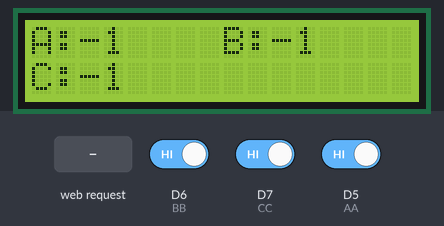
Simulated run of this sketch. Board: ESP8266 (NodeMCU). On the bench: 16×2 character LCD. The test bench sets the inputs (shaded band); at power-on: D6 (BB) HIGH, D7 (CC) HIGH, D5 (AA) HIGH. WiFi joins after 1.5 s; servers stay silent unless stated; EEPROM starts erased; what the sketch prints to the serial monitor is not drawn.

Above: at 1.2 s.
1.3 s: HTTP request GET /action_page received
At 2.7 s:
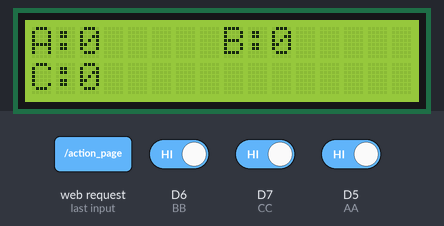
3.0 s: D6 (BB) driven LOW
At 3.5 s:
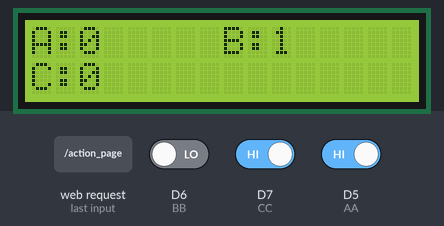
4.5 s: D7 (CC) driven LOW
At 5.3 s:
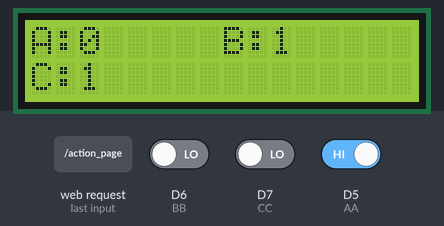
6.0 s: D5 (AA) driven LOW
At 7.2 s:
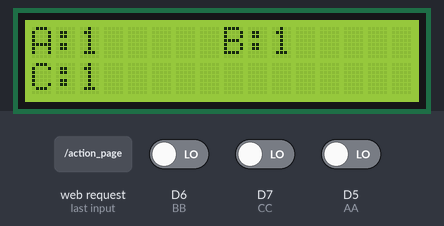
7.5 s: HTTP request GET /action_page?phaa=1 received
At 8.0 s:
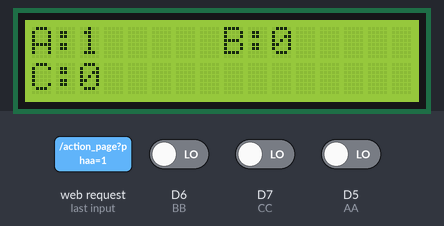
Timing chart, 0 to 10.1 s (numbered marks = the images above; inputs shaded):
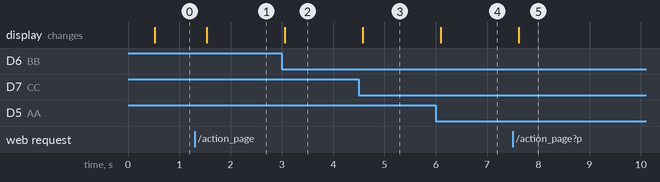

Measured:
- after the input at 1.3 s, the display: changes after 0.23 s (image 1)
- after the input at 3.0 s, the display: changes after 0.05 s (image 2)
- after the input at 4.5 s, the display: changes after 0.07 s (image 3)
- after the input at 6.0 s, the display: changes after 0.09 s (image 4)
- after the input at 7.5 s, the display: changes after 0.12 s (image 5)

The sketch:

Bo_dem.ino
```cpp
#include <ESP8266WiFi.h>
#include <WiFiClient.h>
#include <ESP8266WebServer.h>
#include <EEPROM.h>
#include <Wire.h>
#include <LiquidCrystal_I2C.h>


const char MAIN_page[] PROGMEM = R"=====(
<!DOCTYPE html>
<html>
<head>
  <meta http-equiv="Content-Type" content="text/html; charset=UTF-8"/>
</head>
<body>
<center>
<h1>CÀI ĐẶT CHỈ SỐ BAN ĐẦU<h1>
<h3>
<form action="/action_page">
  PHA A:<br>
  <input type="text" name="phaa" value=>
  <br>
  PHA B:<br>
  <input type="text" name="phab" value=>
  <br>
  PHA C:<br>
  <input type="text" name="phac" value=>
  <br><br>
  <input type="submit" value="CÀI ĐẶT">
</form>
<h3>
</center>
</body>
</html>
)=====";

//SSID and Password of your WiFi router
const char* ssid = "K506";
const char* password = "";

unsigned long previousMillis = 0;
const long interval = 500;


//bien tam
int tempA = 0;
int tempB = 0;
int tempC = 0;

//Input contact MC
const int AA = D5;
const int BB = D6;
const int CC = D7;

//Counter MC
short countA;
short countB;
short countC;

//Status contact MC
bool statusA;
bool statusB;
bool statusC;

LiquidCrystal_I2C lcd(0x27,16,2);
ESP8266WebServer server(80); //Server on port 80

//===============================================================
// This routine is executed when you open its IP in browser
//===============================================================
void handleRoot() {
 String s = MAIN_page; //Read HTML contents
 server.send(200, "text/html", s); //Send web page
}
//===============================================================
// This routine is executed when you press submit
//===============================================================
void handleForm() {

//Xoa EEFROM
// for (int i = 0; i < 512; ++i) {
//    EEPROM.write(i, 0);
//  }
//  EEPROM.commit();

 String phaseA = server.arg("phaa");
 String phaseB = server.arg("phab");
 String phaseC = server.arg("phac");
 Serial.print("PHA A:");
 Serial.println(phaseA);

 Serial.print("PHA B:");
 Serial.println(phaseB);

 Serial.print("PHA C:");
 Serial.println(phaseC);

 countA = phaseA.toInt();
 countB = phaseB.toInt();
 countC = phaseC.toInt();

  EEPROM.put(0, countA);
  EEPROM.put(2, countB);
  EEPROM.put(4, countC);
 EEPROM.commit();

 String s = "<a href='/'> Go Back </a>";
 server.send(200, "text/html", s); //Send web page
}

void chiso(){

 String s = "";
  s += "<head>";
  s += "<meta http-equiv=\"Content-Type\" content=\"text/html; charset=UTF-8\"/>";
  s += "</head>";
  s += "<center>";
  s += "<h1>CHỈ SỐ MC";
  s += "<br>";
  s += "<table border = \"1\" ; bgcolor = \"#ffff00\">";
  s += "<tr>";
  s += "<th width = \"150px\" ; align = \"center\">";
  s += "<p>Pha A</p>";
  s += "</th>";
  s += "<th width = \"150px\" ; align = \"center\">";
  s += "<p>Pha B</p>";
  s += "</th>";
  s += "<th width = \"150px\" ; align = \"center\">";
  s += "<p>Pha C</p>";
  s += "</th>";
  s += "</tr>";
  s += "<tr>";
  s += "<th width = \"150px\" ; align = \"center\">";
  s += "<p>" + String(countA)+ "</p>";
  s += "</th>";
  s += "<th width = \"150px\" ; align = \"center\">";
  s += "<p>" + String(countB)+ "</p>";
  s += "</th>";
  s += "<th width = \"150px\" ; align = \"center\">";
  s += "<p>" + String(countC)+ "</p>";
  s += "</th>";
  s += "</tr>";
  s += "</table>";
  s += "</h1>";
  s += "</center>";
   server.send(200, "text/html", s); //Send web page
  }
//==============================================================
//                  SETUP
//==============================================================
void setup(void){
  Serial.begin(9600);
  EEPROM.begin(512);  //Initialize EEPROM

  digitalWrite(AA, 1);
  digitalWrite(BB, 1);
  digitalWrite(CC, 1);

 EEPROM.get(0,countA);
 EEPROM.get(2,countB);
 EEPROM.get(4,countC);

  Wire.begin(4, 5);           //Bắt đầu 2 chân4 SDA và chân5 SCK của I2C
  lcd.init();
  lcd.backlight();
  lcd.clear();

  //WiFi.begin(ssid, password);     //Connect to your WiFi router
  Serial.println("");
  WiFi.softAP(ssid, password);

  // Wait for connection
 // while (WiFi.status() != WL_CONNECTED) {
  //  delay(500);
 //   Serial.print(".");
  //}

  //If connection successful show IP address in serial monitor
  Serial.println("");
  Serial.print("Connected to ");
  Serial.println("WiFi");
  Serial.print("IP address: ");
  Serial.println(WiFi.localIP());  //IP address assigned to your ESP

  server.on("/setup", handleRoot);      //Which routine to handle at root location
  server.on("/action_page", handleForm); //form action is handled here
  server.on("/", chiso);

  server.begin();                  //Start server
  Serial.println("HTTP server started");
}
//==============================================================
//                     LOOP
//==============================================================
void loop(void){
  server.handleClient();          //Handle client requests
  // Read Status Input
  statusA = digitalRead(AA);
  statusB = digitalRead(BB);
  statusC = digitalRead(CC);

  delay(10);

  if(tempA == 1 && statusA == 0){
    countA = countA +1;
    EEPROM.put(0, countA);
    EEPROM.commit();
    }

  if(tempB == 1 && statusB == 0){
    countB = countB +1;
    EEPROM.put(2, countB);
    EEPROM.commit();
    }


   if(tempC == 1 && statusC == 0){
    countC = countC +1;
    EEPROM.put(4, countC);
    EEPROM.commit();
    }
   tempA = statusA;
   tempB = statusB;
   tempC = statusC;
//Dislay LCD
  unsigned long currentMillis = millis();
  if (currentMillis - previousMillis >= interval) {
    // save the last time you blinked the LED
    lcd.clear();
    previousMillis = currentMillis;

   lcd.setCursor(0, 0);
   lcd.print("A:");

   lcd.setCursor(2, 0);
   lcd.print(countA);

   lcd.setCursor(8, 0);
   lcd.print("B:");

   lcd.setCursor(10, 0);
   lcd.print(countB);

   lcd.setCursor(0, 1);
   lcd.print("C:");

   lcd.setCursor(2, 1);
   lcd.print(countC);
   lcd.setCursor(16, 1);
  }

  if (currentMillis < previousMillis) {
    previousMillis = 0;
    }
  //Serial.println(countA);
  //Serial.println(countB);
  //Serial.println(previousMillis);

}
```
